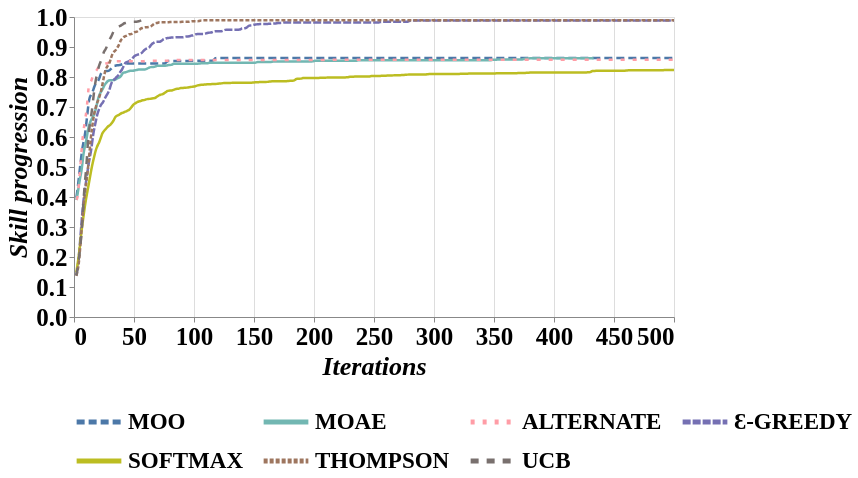

Source (notebook cell):
### Code cell
gap_evol_chart_mab

### Figure 1 — Vega-Lite specification as saved in the notebook (floating-point values rounded to 4 significant figures; data arrays with more than 128 entries replaced by an {"elided": "..."} marker saying what was removed)
{"config": {"view": {"continuousWidth": 400, "continuousHeight": 300}}, "data": {"name": "data-3aba4ff8751b90ed5ca3af1d06f023a5"}, "mark": {"type": "line", "interpolate": "basis", "strokeWidth": 2.5}, "encoding": {"color": {"field": "method", "scale": {"range": ["#4c78a8", "#72b7b2", "#ff9da6", "#7570b3", "#bcbd22", "#9e765f", "#79706e"]}, "title": "", "type": "nominal"}, "strokeDash": {"field": "method", "legend": {"columns": 4, "labelFont": "Time New Roman", "labelFontSize": 23, "labelFontStyle": "bold", "orient": "bottom", "symbolSize": 2000, "symbolStrokeWidth": 5, "titleFont": "Time New Roman", "titleFontSize": 25, "titleFontStyle": "italic"}, "scale": {"range": [[8, 4], [], [4, 8], [8, 2], [], [4, 2], [8, 8]]}, "title": "", "type": "nominal"}, "x": {"axis": {"labelFont": "Time New Roman", "labelFontSize": 25, "labelFontWeight": "bold", "tickCount": 10, "title": "Iterations", "titleFont": "Time New Roman", "titleFontSize": 26, "titleFontStyle": "italic"}, "field": "step", "type": "quantitative"}, "y": {"axis": {"grid": false, "labelAngle": 0, "labelFont": "Time New Roman", "labelFontSize": 25, "labelFontWeight": "bold", "title": "Skill progression", "titleFont": "Time New Roman", "titleFontSize": 26, "titleFontStyle": "italic", "titleFontWeight": "bold"}, "field": "new_skill", "type": "quantitative"}}, "height": 300, "width": 600, "$schema": "https://vega.github.io/schema/vega-lite/v4.17.0.json", "datasets": {"data-3aba4ff8751b90ed5ca3af1d06f023a5": {"elided": "2989 records"}}}
